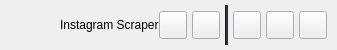
           <widget class="QFrame" name="content_top_bg">
            <property name="minimumSize">
             <size>
              <width>0</width>
              <height>50</height>
             </size>
            </property>
            <property name="maximumSize">
             <size>
              <width>16777215</width>
              <height>50</height>
             </size>
            </property>
            <property name="frameShape">
             <enum>QFrame::NoFrame</enum>
            </property>
            <property name="frameShadow">
             <enum>QFrame::Raised</enum>
            </property>
            <layout class="QHBoxLayout" name="horizontalLayout">
             <property name="spacing">
              <number>0</number>
             </property>
             <property name="leftMargin">
              <number>0</number>
             </property>
             <property name="topMargin">
              <number>0</number>
             </property>
             <property name="rightMargin">
              <number>10</number>
             </property>
             <property name="bottomMargin">
              <number>0</number>
             </property>
             <item>
              <widget class="QFrame" name="left_box">
               <property name="sizePolicy">
                <sizepolicy hsizetype="Expanding" vsizetype="Preferred">
                 <horstretch>0</horstretch>
                 <verstretch>0</verstretch>
                </sizepolicy>
               </property>
               <property name="frameShape">
                <enum>QFrame::NoFrame</enum>
               </property>
               <property name="frameShadow">
                <enum>QFrame::Raised</enum>
               </property>
               <layout class="QHBoxLayout" name="horizontalLayout_3">
                <property name="spacing">
                 <number>0</number>
                </property>
                <property name="leftMargin">
                 <number>0</number>
                </property>
                <property name="topMargin">
                 <number>0</number>
                </property>
                <property name="rightMargin">
                 <number>0</number>
                </property>
                <property name="bottomMargin">
                 <number>0</number>
                </property>
                <item>
                 <widget class="QFrame" name="logo_container">
                  <property name="minimumSize">
                   <size>
                    <width>60</width>
                    <height>0</height>
                   </size>
                  </property>
                  <property name="maximumSize">
                   <size>
                    <width>60</width>
                    <height>16777215</height>
                   </size>
                  </property>
                  <layout class="QHBoxLayout" name="horizontalLayout_8">
                   <property name="leftMargin">
                    <number>0</number>
                   </property>
                   <property name="topMargin">
                    <number>0</number>
                   </property>
                   <property name="rightMargin">
                    <number>0</number>
                   </property>
                   <property name="bottomMargin">
                    <number>0</number>
                   </property>
                   <item>
                    <widget class="QLabel" name="top_logo">
                     <property name="minimumSize">
                      <size>
                       <width>42</width>
                       <height>42</height>
                      </size>
                     </property>
                     <property name="maximumSize">
                      <size>
                       <width>42</width>
                       <height>42</height>
                      </size>
                     </property>
                     <property name="text">
                      <string/>
                     </property>
                     <property name="pixmap">
                      <pixmap>../images/logo-42x42.png</pixmap>
                     </property>
                    </widget>
                   </item>
                  </layout>
                 </widget>
                </item>
                <item>
                 <widget class="QLabel" name="title_right_info">
                  <property name="sizePolicy">
                   <sizepolicy hsizetype="Preferred" vsizetype="Expanding">
                    <horstretch>0</horstretch>
                    <verstretch>0</verstretch>
                   </sizepolicy>
                  </property>
                  <property name="maximumSize">
                   <size>
                    <width>16777215</width>
                    <height>45</height>
                   </size>
                  </property>
                  <property name="text">
                   <string>Instagram Scraper</string>
                  </property>
                  <property name="alignment">
                   <set>Qt::AlignLeading|Qt::AlignLeft|Qt::AlignVCenter</set>
                  </property>
                 </widget>
                </item>
               </layout>
              </widget>
             </item>
             <item alignment="Qt::AlignRight">
              <widget class="QFrame" name="right_buttons_container">
               <property name="minimumSize">
                <size>
                 <width>0</width>
                 <height>28</height>
                </size>
               </property>
               <property name="styleSheet">
                <string notr="true">font-size:18px;</string>
               </property>
               <property name="frameShape">
                <enum>QFrame::NoFrame</enum>
               </property>
               <property name="frameShadow">
                <enum>QFrame::Raised</enum>
               </property>
               <layout class="QHBoxLayout" name="horizontalLayout_2">
                <property name="spacing">
                 <number>5</number>
                </property>
                <property name="leftMargin">
                 <number>0</number>
                </property>
                <property name="topMargin">
                 <number>0</number>
                </property>
                <property name="rightMargin">
                 <number>0</number>
                </property>
                <property name="bottomMargin">
                 <number>0</number>
                </property>
                <item>
                 <widget class="QPushButton" name="acquisition_info">
                  <property name="minimumSize">
                   <size>
                    <width>28</width>
                    <height>28</height>
                   </size>
                  </property>
                  <property name="maximumSize">
                   <size>
                    <width>28</width>
                    <height>28</height>
                   </size>
                  </property>
                  <property name="cursor">
                   <cursorShape>PointingHandCursor</cursorShape>
                  </property>
                  <property name="toolTip">
                   <string>Acquisition info</string>
                  </property>
                  <property name="styleSheet">
                   <string notr="true">QToolTip {font:13px;}</string>
                  </property>
                  <property name="text">
                   <string/>
                  </property>
                  <property name="icon">
                   <iconset>
                    <normalon>../icons/info-circle.png</normalon>
                    <disabledon>../icons/info-circle-disabled.png</disabledon>
                   </iconset>
                  </property>
                  <property name="iconSize">
                   <size>
                    <width>20</width>
                    <height>20</height>
                   </size>
                  </property>
                 </widget>
                </item>
                <item>
                 <widget class="QPushButton" name="case_button">
                  <property name="minimumSize">
                   <size>
                    <width>28</width>
                    <height>28</height>
                   </size>
                  </property>
                  <property name="maximumSize">
                   <size>
                    <width>28</width>
                    <height>28</height>
                   </size>
                  </property>
                  <property name="toolTip">
                   <string>Case info</string>
                  </property>
                  <property name="styleSheet">
                   <string notr="true">QToolTip {font:13px;}</string>
                  </property>
                  <property name="text">
                   <string/>
                  </property>
                  <property name="icon">
                   <iconset>
                    <normalon>../icons/icon_case.png</normalon>
                    <disabledon>../icons/icon_case-disabled.png</disabledon>
                   </iconset>
                  </property>
                  <property name="iconSize">
                   <size>
                    <width>20</width>
                    <height>20</height>
                   </size>
                  </property>
                 </widget>
                </item>
                <item>
                 <widget class="Line" name="line_2">
                  <property name="minimumSize">
                   <size>
                    <width>0</width>
                    <height>40</height>
                   </size>
                  </property>
                  <property name="maximumSize">
                   <size>
                    <width>16777215</width>
                    <height>40</height>
                   </size>
                  </property>
                  <property name="styleSheet">
                   <string notr="true">background-color: rgb(40, 44, 52);</string>
                  </property>
                  <property name="orientation">
                   <enum>Qt::Vertical</enum>
                  </property>
                 </widget>
                </item>
                <item>
                 <widget class="QPushButton" name="configuration_button">
                  <property name="minimumSize">
                   <size>
                    <width>28</width>
                    <height>28</height>
                   </size>
                  </property>
                  <property name="maximumSize">
                   <size>
                    <width>28</width>
                    <height>28</height>
                   </size>
                  </property>
                  <property name="cursor">
                   <cursorShape>PointingHandCursor</cursorShape>
                  </property>
                  <property name="toolTip">
                   <string>Configuration</string>
                  </property>
                  <property name="styleSheet">
                   <string notr="true">QToolTip {font:13px;}</string>
                  </property>
                  <property name="text">
                   <string/>
                  </property>
                  <property name="icon">
                   <iconset>
                    <normalon>../icons/icon_settings.png</normalon>
                    <disabledon>../icons/icon_settings-disabled.png</disabledon>
                   </iconset>
                  </property>
                  <property name="iconSize">
                   <size>
                    <width>20</width>
                    <height>20</height>
                   </size>
                  </property>
                 </widget>
                </item>
                <item>
                 <widget class="QPushButton" name="minimize_button">
                  <property name="minimumSize">
                   <size>
                    <width>28</width>
                    <height>28</height>
                   </size>
                  </property>
                  <property name="maximumSize">
                   <size>
                    <width>28</width>
                    <height>28</height>
                   </size>
                  </property>
                  <property name="cursor">
                   <cursorShape>PointingHandCursor</cursorShape>
                  </property>
                  <property name="toolTip">
                   <string/>
                  </property>
                  <property name="text">
                   <string/>
                  </property>
                  <property name="icon">
                   <iconset>
                    <normalon>../icons/icon_minimize.png</normalon>
                    <disabledon>../icons/icon_minimize-disabled.png</disabledon>
                   </iconset>
                  </property>
                  <property name="iconSize">
                   <size>
                    <width>20</width>
                    <height>20</height>
                   </size>
                  </property>
                 </widget>
                </item>
                <item>
                 <widget class="QPushButton" name="close_button">
                  <property name="minimumSize">
                   <size>
                    <width>28</width>
                    <height>28</height>
                   </size>
                  </property>
                  <property name="maximumSize">
                   <size>
                    <width>28</width>
                    <height>28</height>
                   </size>
                  </property>
                  <property name="cursor">
                   <cursorShape>PointingHandCursor</cursorShape>
                  </property>
                  <property name="toolTip">
                   <string/>
                  </property>
                  <property name="text">
                   <string/>
                  </property>
                  <property name="icon">
                   <iconset>
                    <normalon>../icons/icon_close.png</normalon>
                    <disabledon>../icons/icon_close-disabled.png</disabledon>
                   </iconset>
                  </property>
                  <property name="iconSize">
                   <size>
                    <width>20</width>
                    <height>20</height>
                   </size>
                  </property>
                 </widget>
                </item>
               </layout>
              </widget>
             </item>
            </layout>
           </widget>
